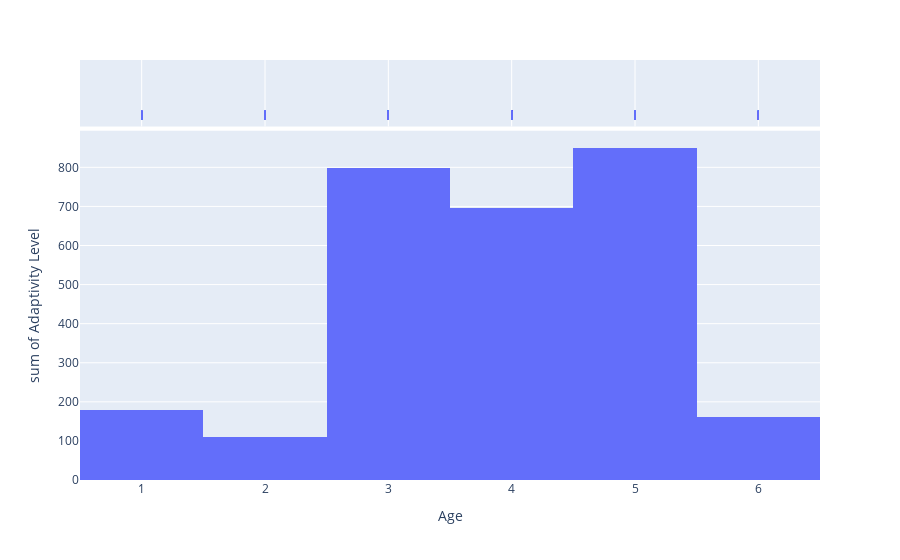

Notebook code for this chart:
### Code cell
fig=px.histogram(df, 'Age', 'Adaptivity Level', marginal="rug", hover_data=df.columns)
fig.show()

### Figure 1 — Plotly figure (JSON) as saved in the notebook; plotly's stock layout.template omitted (floating-point values rounded to 4 significant figures; data arrays with more than 128 entries replaced by an {"elided": "..."} marker saying what was removed)
{"data": [{"alignmentgroup": "True", "bingroup": "x", "histfunc": "sum", "hovertemplate": "Age=%{x}<br>sum of Adaptivity Level=%{y}<extra></extra>", "legendgroup": "", "marker": {"color": "#636efa", "pattern": {"shape": ""}}, "name": "", "offsetgroup": "", "orientation": "v", "showlegend": false, "type": "histogram", "x": {"elided": "1205 int values"}, "xaxis": "x", "y": {"elided": "1205 int values"}, "yaxis": "y"}, {"alignmentgroup": "True", "boxpoints": "all", "customdata": {"elided": "1205x12 mixed values"}, "fillcolor": "rgba(255,255,255,0)", "hoveron": "points", "hovertemplate": "Age=%{x}<br>Gender=%{customdata[0]}<br>Education Level=%{customdata[1]}<br>Institution Type=%{customdata[2]}<br>IT Student=%{customdata[3]}<br>Location=%{customdata[4]}<br>Load-shedding=%{customdata[5]}<br>Financial Condition=%{customdata[6]}<br>Internet Type=%{customdata[7]}<br>Network Type=%{customdata[8]}<br>Class Duration=%{customdata[9]}<br>Self Lms=%{customdata[10]}<br>Device=%{customdata[11]}<extra></extra>", "jitter": 0, "legendgroup": "", "line": {"color": "rgba(255,255,255,0)"}, "marker": {"color": "#636efa", "symbol": "line-ns-open"}, "name": "", "offsetgroup": "", "showlegend": false, "type": "box", "x": {"elided": "1205 int values"}, "xaxis": "x2", "yaxis": "y2"}], "layout": {"barmode": "relative", "legend": {"tracegroupgap": 0}, "margin": {"t": 60}, "xaxis": {"anchor": "y", "domain": [0, 1], "title": {"text": "Age"}}, "xaxis2": {"anchor": "y2", "domain": [0, 1], "matches": "x", "showgrid": true, "showticklabels": false}, "yaxis": {"anchor": "x", "domain": [0, 0.8316], "title": {"text": "sum of Adaptivity Level"}}, "yaxis2": {"anchor": "x2", "domain": [0.8416, 1], "matches": "y2", "showgrid": false, "showline": false, "showticklabels": false, "ticks": ""}}}
